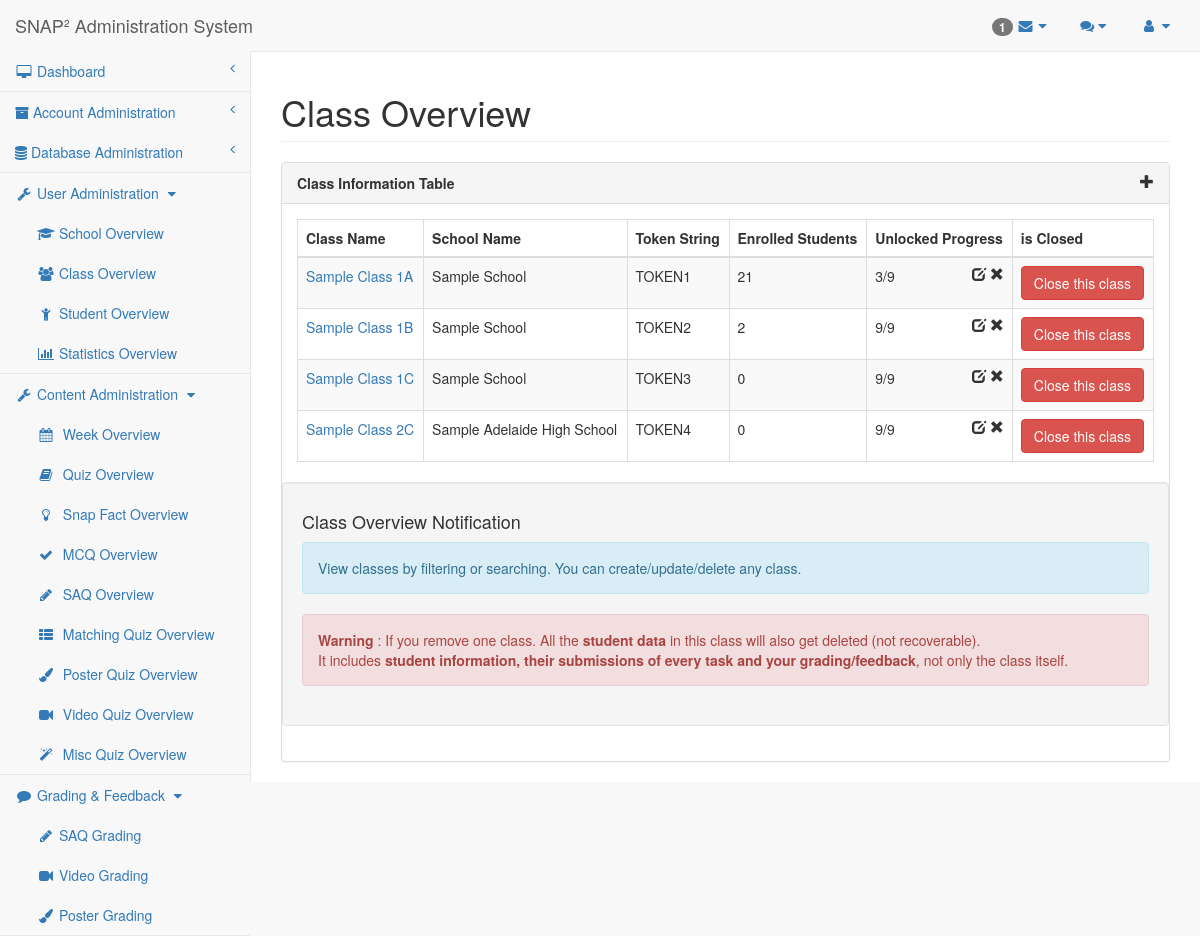
Screenshot of /researcher/class.php (signed in) with the database file from the repository.
### tables this page shows
CREATE TABLE `class` (
  `ClassID` mediumint(9) NOT NULL AUTO_INCREMENT,
  `ClassName` varchar(190) NOT NULL,
  `SchoolID` mediumint(9) NOT NULL,
  `TokenString` varchar(100) NOT NULL,
  `UnlockedProgress` mediumint(9) NOT NULL DEFAULT 10,
  `isClosed` tinyint(1) NOT NULL DEFAULT 0,
  PRIMARY KEY (`ClassID`),
  UNIQUE KEY `ClassName` (`ClassName`),
  UNIQUE KEY `TokenString` (`TokenString`),
  KEY `Class_SchoolID_FK` (`SchoolID`),
  CONSTRAINT `Class_SchoolID_FK` FOREIGN KEY (`SchoolID`) REFERENCES `school` (`SchoolID`) ON DELETE CASCADE ON UPDATE CASCADE
);

CREATE TABLE `school` (
  `SchoolID` mediumint(9) NOT NULL AUTO_INCREMENT,
  `SchoolName` varchar(190) DEFAULT NULL,
  PRIMARY KEY (`SchoolID`),
  UNIQUE KEY `SchoolName` (`SchoolName`)
);

### mysql-lib.php (called while the page is built, shortened)
<?php
function getClasses(PDO $conn)
{
    return getRecords($conn, "Class", array("School"));
}
function getStudentNum(PDO $conn)
{
    $studentNumSql = "SELECT count(*) AS Count, ClassID
                   FROM   Student NATURAL JOIN Class
                   GROUP BY ClassID";
    $studentNumQuery = $conn->prepare($studentNumSql);
    $studentNumQuery->execute();
    $studentNumResult = $studentNumQuery->fetchAll(PDO::FETCH_OBJ);
    return $studentNumResult;
}
function getMaxWeek(PDO $conn)
{
    $weekSql = "SELECT MAX(Week) AS WeekNum FROM Quiz";
    $weekQuery = $conn->prepare($weekSql);
    $weekQuery->execute();
    $weekResult = $weekQuery->fetch(PDO::FETCH_OBJ);
    return $weekResult;
}
function getRecords(PDO $conn, $tableName, array $joinTables = null)
{
    $tableSql = "SELECT * FROM " . $tableName;
    if ($joinTables != null) {
        foreach ($joinTables as $joinTable) {
            $tableSql .= " NATURAL JOIN " . $joinTable;
        }
    }
    $tableQuery = $conn->prepare($tableSql);
    $tableQuery->execute();
    $tableResult = $tableQuery->fetchAll(PDO::FETCH_OBJ);
    return $tableResult;
}

### researcher/class.php (the view, shortened to what this page needs)
<?php
require_once("../mysql-lib.php");
require_once("researcher-lib.php");
try {
    $conn = db_connect();
} catch (Exception $e) {
    debug_err($e);
}
try {
    $weekResult = getMaxWeek($conn);
    $studentNumResult = getStudentNum($conn);
} catch (Exception $e) {
    debug_err($e);
}
?>
<!DOCTYPE html>
<html lang="en">
<?php require_once('header-lib.php'); ?>
<body>
<div id="wrapper">
    <?php require_once('navigation.php'); ?>
    <div id="page-wrapper">
        <div class="row">
            <div class="col-lg-12">
                <h1 class="page-header">Class Overview</h1>
            </div>
        </div>
        <div class="row">
            <div class="col-lg-12">
                <div class="panel panel-default">
                    <div class="panel-heading">
                        Class Information Table <span class="glyphicon glyphicon-plus pull-right" data-toggle="modal"
                                                      data-target="#dialog"></span>
                    </div>
                    <div class="panel-body">
                        <div class="dataTable_wrapper">
                            <table class="table table-striped table-bordered table-hover" id="datatables">
                                <?php require_once('table-head.php'); ?>
                                <tbody>
                                <?php for ($i = 0; $i < count($classResult); $i++) { ?>
                                    <tr class="<?php if ($i % 2 == 0) {
                                        echo "odd";
                                    } else {
                                        echo "even";
                                    } ?>">
                                        <td>
                                            <a href="student.php?classID=<?php echo $classResult[$i]->ClassID ?>"><?php echo $classResult[$i]->ClassName ?></a>
                                        </td>
                                        <td><?php echo $classResult[$i]->SchoolName ?></td>
                                        <td><?php echo $classResult[$i]->TokenString ?></td>
                                        <td><?php $count = 0;
                                            for ($j = 0; $j < count($studentNumResult); $j++) {
                                                if ($studentNumResult[$j]->ClassID == $classResult[$i]->ClassID) $count = $studentNumResult[$j]->Count;
                                            }
                                            echo $count; ?></td>
                                        <td>
                                            <?php echo min($classResult[$i]->UnlockedProgress, $weekResult->WeekNum) . "/" . $weekResult->WeekNum ?>
                                            <span class="glyphicon glyphicon-remove pull-right"
                                                  aria-hidden="true"></span><span class="pull-right" aria-hidden="true">&nbsp;
                                            </span>
                                            <span class="glyphicon glyphicon-edit pull-right" data-toggle="modal"
                                                  data-target="#dialog" aria-hidden="true">
                                            </span>
                                        </td>
                                        <td><?php
                                                if($classResult[$i]->isClosed == 0) {
                                            ?>
                                                <button type="button" class="btn btn-danger" onclick="setClass(<?php echo $classResult[$i]->ClassID?>, this)">Close this class</button>
                                            <?php
                                                } else{
                                            ?>
                                                <button type="button" class="btn btn-primary" onclick="setClass(<?php echo $classResult[$i]->ClassID?>, this)">Open this class</button>
                                            <?php
                                                } ?>
                                        </td>
                                    </tr>
                                <?php } ?>
                                </tbody>
                            </table>
                        </div>
                        <div class="well row">
                            <h4>Class Overview Notification</h4>
                            <div class="alert alert-info">
                                <p>View classes by filtering or searching. You can create/update/delete any class.</p>
                            </div>
                            <div class="alert alert-danger">
                                <p><strong>Warning</strong> : If you remove one class. All the <strong>student
                                        data</strong> in this class will also get deleted (not recoverable).</p> It
                                includes <strong>student information, their submissions of every task and your
                                    grading/feedback</strong>, not only the class itself.
                            </div>
                        </div>
                    </div>
                </div>
            </div>
        </div>
    </div>
</div>
<?php require_once('sb-admin-lib.php'); ?>
</body>
</html>

### sb-admin/css/sb-admin-2.css (style rules this page uses)
body { background-color: #f8f8f8; }
#wrapper { width: 100%; }
#page-wrapper { padding: 0 15px; min-height: 568px; background-color: #fff; }
@media (min-width:768px) { #page-wrapper { position: inherit; margin: 0 0 0 250px; padding: 0 30px; border-left: 1px solid #e7e7e7; } }

### researcher/header-lib.php (style rules this page uses)
.panel-heading { font-weight: bold; }

### rows the page displays
class: ClassName "Sample Class 1A", SchoolID.SchoolName "Sample School", TokenString "TOKEN1", count "21", UnlockedProgress "3", WeekNum "9"
class: ClassName "Sample Class 1B", SchoolID.SchoolName "Sample School", TokenString "TOKEN2", count "2", WeekNum "9"
class: ClassName "Sample Class 1C", SchoolID.SchoolName "Sample School", TokenString "TOKEN3", count "0", WeekNum "9"
class: ClassName "Sample Class 2C", SchoolID.SchoolName "Sample Adelaide High School", TokenString "TOKEN4", count "0", WeekNum "9"

### other values shown
count($unreadComments) "1"
$userAdminPageArr[$i] "School"
$userAdminPageArr[$i] "Class"
$userAdminPageArr[$i] "Student"
$userAdminPageArr[$i] "Statistics"
$contentAdminPageArr[$i] "Week"
$contentAdminPageArr[$i] "Quiz"
$contentAdminPageArr[$i] "Snap Fact"
$contentAdminPageArr[$i] "MCQ"
$contentAdminPageArr[$i] "SAQ"
$contentAdminPageArr[$i] "Matching"
$contentAdminPageArr[$i] "Poster"
$contentAdminPageArr[$i] "Video"
$contentAdminPageArr[$i] "Misc"
$gradingPageArr[$i] "SAQ Grading"
